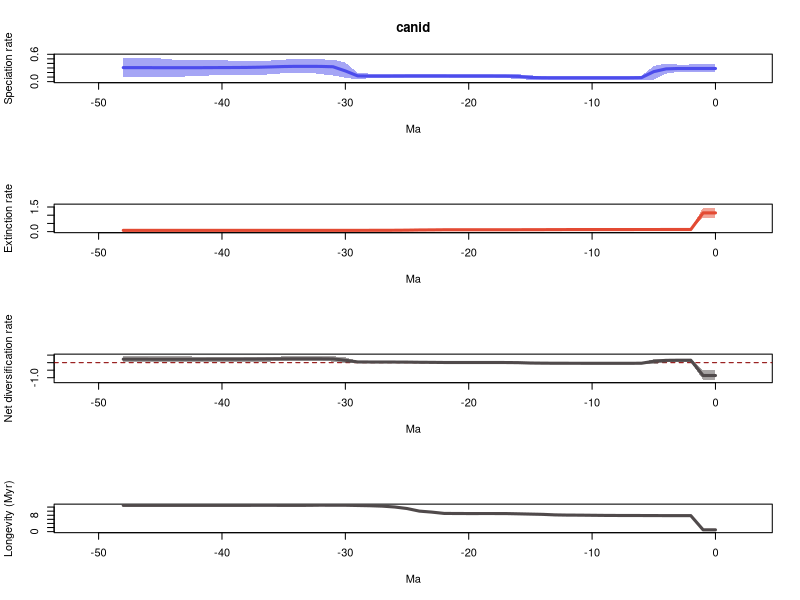

Here is the R script that generated this plot:
# 1 files combined:
# 	/home/eeb177-student/Desktop/eeb-177/lab-work/exercise-9/longer-pyrate-run/pyrate_mcmc_logs/canid_occ_1_marginal_rates.log

# 95% HPDs calculated using code from Biopy (https://www.cs.auckland.ac.nz/~yhel002/biopy/)

pdf(file='/home/eeb177-student/Desktop/eeb-177/lab-work/exercise-9/longer-pyrate-run/pyrate_mcmc_logs/canid_occ_1_marginal_rates_RTT.pdf',width=0.6*9, height=16.8)
par(mfrow=c(4,1))
library(scales)
L_hpd_m95=c(0.220726811554, 0.220726811554,0.220726811554,0.215738831836,0.174982198271,0.0425743816787,0.038641134233,0.0420433903307,0.0425406817723,0.0425406817723,0.0425406817723,0.0425406817723,0.0425406817723,0.0425406817723,0.0412273825554,0.0425406817723,0.0537975118268,0.0795609477547,0.0828594615597,0.084864653614,0.0855184519419,0.0855184519419,0.0855184519419,0.085169336267,0.084864653614,0.0828594615597,0.0804031735951,0.0804031735951,0.0802356834878,0.0465988501295,0.0864060860466,0.136256548886,0.16546860759,0.1972397239,0.197787934598,0.183957730048,0.164748063602,0.141120764317,0.141120764317,0.139299179615,0.139299179615,0.135054469786,0.128148474011,0.111861641676,0.0954193286036,0.100079932779,0.091125131172,0.091125131172,0.0975020749624)
L_hpd_M95=c(0.377469227196, 0.377469227196,0.376491165989,0.373096665602,0.398143252203,0.344655852954,0.127243660866,0.120626042599,0.120200993386,0.120223649349,0.120200993386,0.120223649349,0.120223649349,0.120223649349,0.122499982189,0.137975702115,0.161075429604,0.170147599646,0.168675886614,0.170147599646,0.170147599646,0.170147599646,0.17041809493,0.17041809493,0.171427681426,0.170009266754,0.171427681426,0.175086473424,0.17590088254,0.189077710587,0.419378420697,0.481439943222,0.487860073978,0.503677921257,0.497512276876,0.482275965059,0.46434145249,0.4513648574,0.452631447823,0.452631447823,0.474382338196,0.48031583097,0.478228408572,0.484978668693,0.485522000038,0.508787595967,0.512013737894,0.517653774569,0.527823077772)
M_hpd_m95=c(0.859020964969, 0.859020964969,0.0975601597014,0.0975601597014,0.0975601597014,0.0970858506822,0.0975951074592,0.0975601597014,0.0975601597014,0.0959751304535,0.0959751304535,0.0963050507308,0.0922226937885,0.0905271424149,0.0829012123996,0.0823174023535,0.0812693635613,0.0802573124177,0.0797070834329,0.07948763188,0.0802967446317,0.0802573124177,0.077425937669,0.0538185680355,0.0521045710485,0.0479194861206,0.0414731205892,0.0417321019265,0.0407226672608,0.0417321019265,0.0417321019265,0.0414731205892,0.0387697052337,0.0377401183904,0.0414731205892,0.0414731205892,0.041354097488,0.041354097488,0.0382171676876,0.0377401183904,0.037498754863,0.037498754863,0.037498754863,0.037498754863,0.037498754863,0.037498754863,0.037498754863,0.037498754863,0.037498754863)
M_hpd_M95=c(1.46557216621, 1.46557216621,0.171147346421,0.171147346421,0.170937272279,0.169151443389,0.168237755916,0.167459311259,0.167183264802,0.16532015093,0.162211169407,0.161212964188,0.157278488224,0.154722421897,0.147143359573,0.147143359573,0.145945532589,0.144767310554,0.144078066249,0.144078066249,0.144078066249,0.144767310554,0.144767310554,0.139813934115,0.138161814945,0.133870794484,0.124122373118,0.121741326385,0.120293264346,0.120491708899,0.119595857515,0.119595857515,0.118090696617,0.118293134454,0.12209508008,0.12209508008,0.12209508008,0.12209508008,0.119595857515,0.119506902194,0.119595857515,0.119595857515,0.119595857515,0.119595857515,0.119595857515,0.119595857515,0.119595857515,0.119595857515,0.119595857515)
R_hpd_m95=c(-1.14500024533, -1.14500024533,0.0750835109568,0.0750835109568,0.0136687550126,-0.0941966940427,-0.111711871813,-0.107994436298,-0.100762595925,-0.101033961423,-0.0966809594978,-0.0941966940427,-0.0941966940427,-0.093360004713,-0.0891425184109,-0.085624139082,-0.0625735007628,-0.047487973855,-0.0453833864507,-0.0450274218657,-0.0453833864507,-0.0384337643433,-0.0379955221799,-0.0358918875804,-0.0358918875804,-0.0286940391619,-0.0221662239494,-0.0214521762938,-0.0190950603133,-0.0267947317607,-0.013321418611,0.069475268169,0.11255595599,0.113427154198,0.122772107094,0.105802537198,0.076442720862,0.074389598059,0.0698591063614,0.0639138463194,0.0544322014469,0.05306253224,0.0354624206121,0.0429994200337,0.0228236923746,0.0295079381143,0.0171957421468,0.0171957421468,0.0144836372785)
R_hpd_M95=c(-0.510187730091, -0.510187730091,0.247107705977,0.247359655828,0.269652276962,0.226362810621,0.0200072739189,0.0106499293381,0.0144707614431,0.0144707614431,0.0163301727393,0.0169525537802,0.0167857292155,0.0155901320451,0.0200072739189,0.0327459944764,0.0662652847959,0.0662652847959,0.0662652847959,0.0662652847959,0.0643734995664,0.071141644931,0.0700258582656,0.0837540007711,0.0852337208635,0.0959627094142,0.105125178633,0.0995872474158,0.100566002002,0.114315377611,0.347289137029,0.429732279495,0.438398311292,0.428829925274,0.428829925274,0.413795631767,0.385702240689,0.385897577492,0.385897577492,0.385897577492,0.385897577492,0.395494359653,0.393661488651,0.427925360925,0.429647876866,0.450701741359,0.450304167942,0.448896107905,0.450701741359)
L_mean=c(0.288213257049, 0.288213257049,0.288306919068,0.288306359434,0.27990909348,0.219350706574,0.0877819491411,0.0836495568597,0.0829898953077,0.0829986724443,0.0828371695615,0.0828837431574,0.0829123566167,0.0830077631399,0.0844220979609,0.0913501290243,0.11494266951,0.121004663811,0.122027675493,0.122272683913,0.122503562912,0.122855571948,0.123671998733,0.124074631185,0.124304480404,0.123811161561,0.122150772038,0.121361409359,0.121382515256,0.12585609657,0.234721184831,0.32646358838,0.333993725551,0.335296457838,0.335500337953,0.331274029269,0.323315927421,0.316223324837,0.311892455817,0.309695511921,0.308105142468,0.307666362268,0.305462471471,0.306017037287,0.305956914982,0.305127996592,0.307109202488,0.306975645203,0.307797474049)
M_mean=c(1.14226477956, 1.14226477956,0.127781898704,0.127788436792,0.127773441189,0.127547900314,0.127115449629,0.126911252202,0.126627519963,0.12613869221,0.125151505696,0.124167805523,0.123737249273,0.122254007122,0.118468928284,0.116696159018,0.114862781088,0.11322434724,0.113093368513,0.113070487562,0.113153889805,0.11288100219,0.112302417633,0.104768143692,0.0997546312321,0.0885696378503,0.0830490198503,0.080280507637,0.0789680577675,0.0782599691041,0.0775568680947,0.0775618026803,0.0773444571025,0.0778001209055,0.0778740074341,0.0778740074341,0.0777588550682,0.0776371667425,0.0778969708691,0.0779781112435,0.0779590754497,0.0779590754497,0.0779809401841,0.0779809401841,0.0779809401841,0.0779809401841,0.0779809401841,0.0779809401841,0.0779809401841)
R_mean=c(-0.854051522514, -0.854051522514,0.160525020364,0.160517922642,0.152135652291,0.0918028062599,-0.0393335004883,-0.0432616953425,-0.0436376246557,-0.0431400197659,-0.0423143361341,-0.0412840623659,-0.0408248926563,-0.0392462439822,-0.0340468303232,-0.0253460299941,7.9888421577e-05,0.00778031657131,0.00893430697915,0.00920219635071,0.0093496731068,0.00997456975752,0.0113695810994,0.0193064874928,0.0245498491724,0.0352415237112,0.0391017521875,0.0410809017223,0.0424144574886,0.0475961274657,0.157164316736,0.2489017857,0.256649268449,0.257496336932,0.257626330519,0.253400021834,0.245557072353,0.238586158095,0.233995484948,0.231717400677,0.230146067018,0.229707286818,0.227481531287,0.228036097103,0.227975974798,0.227147056408,0.229128262304,0.228994705018,0.229816533865)
trans=0.5
age=(0:(49-1))* -1
plot(age,age,type = 'n', ylim = c(0, 0.580605385549), xlim = c(-51.45,2.45), ylab = 'Speciation rate', xlab = 'Ma',main='canid' )
polygon(c(age, rev(age)), c(L_hpd_M95, rev(L_hpd_m95)), col = alpha("#4c4cec",trans), border = NA)
lines(rev(age), rev(L_mean), col = "#4c4cec", lwd=3)
plot(age,age,type = 'n', ylim = c(0, 1.61212938283), xlim = c(-51.45,2.45), ylab = 'Extinction rate', xlab = 'Ma' )
polygon(c(age, rev(age)), c(M_hpd_M95, rev(M_hpd_m95)), col = alpha("#e34a33",trans), border = NA)
lines(rev(age), rev(M_mean), col = "#e34a33", lwd=3)
plot(age,age,type = 'n', ylim = c(-1.25950026986, 0.495771915495), xlim = c(-51.45,2.45), ylab = 'Net diversification rate', xlab = 'Ma' )
abline(h=0,lty=2,col="darkred")
polygon(c(age, rev(age)), c(R_hpd_M95, rev(R_hpd_m95)), col = alpha("#504A4B",trans), border = NA)
lines(rev(age), rev(R_mean), col = "#504A4B", lwd=3)
plot(age,age,type = 'n', ylim = c(0, max(1/M_mean)), xlim = c(-51.45,2.45), ylab = 'Longevity (Myr)', xlab = 'Ma' )
lines(rev(age), rev(1/M_mean), col = "#504A4B", lwd=3)
n <- dev.off()